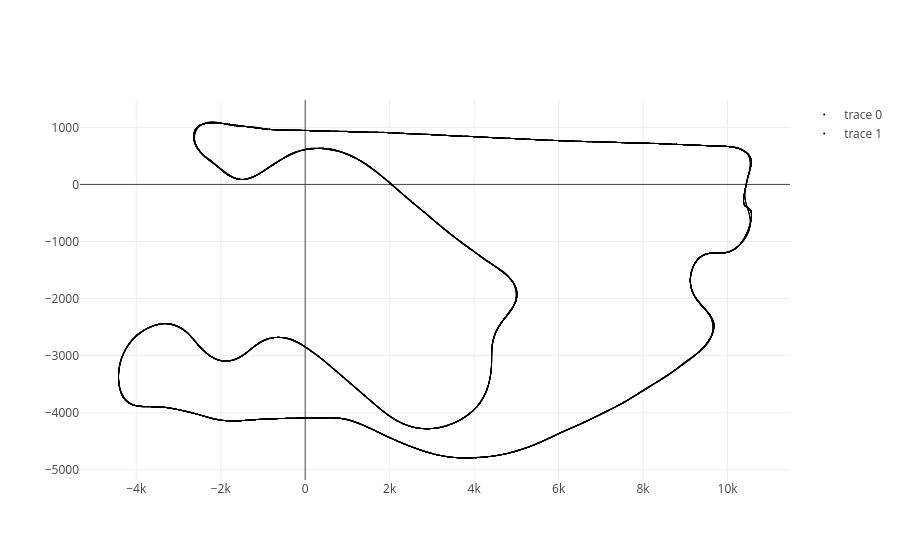

Write notebook code for a chart like this one.
### Code cell
df = df_position.merge(keep_laps)
plot_data = [
    go.Scatter(
        x=df['coordinate_x'],
        y=df['coordinate_y'],
        mode='markers',
        marker=dict(size=1),
    ),
    go.Scatter(
        x=circuit_map['coordinate_x'],
        y=circuit_map['coordinate_y'],
        text=circuit_map['absolute_distance'],
        mode='markers',
        marker=dict(size=1),
    ),
]
plot_layout = dict()
figure = go.Figure(data=plot_data, layout=plot_layout)
figure.show()

### Figure 1 — Plotly figure (JSON) as saved in the notebook; plotly's stock layout.template omitted (floating-point values rounded to 4 significant figures; data arrays with more than 128 entries replaced by an {"elided": "..."} marker saying what was removed)
{"data": [{"marker": {"size": 1}, "mode": "markers", "type": "scatter", "x": {"elided": "30954 float values"}, "y": {"elided": "30954 float values"}}, {"marker": {"size": 1}, "mode": "markers", "text": {"elided": "10001 float values"}, "type": "scatter", "x": {"elided": "10001 float values"}, "y": {"elided": "10001 float values"}}], "layout": {}}
